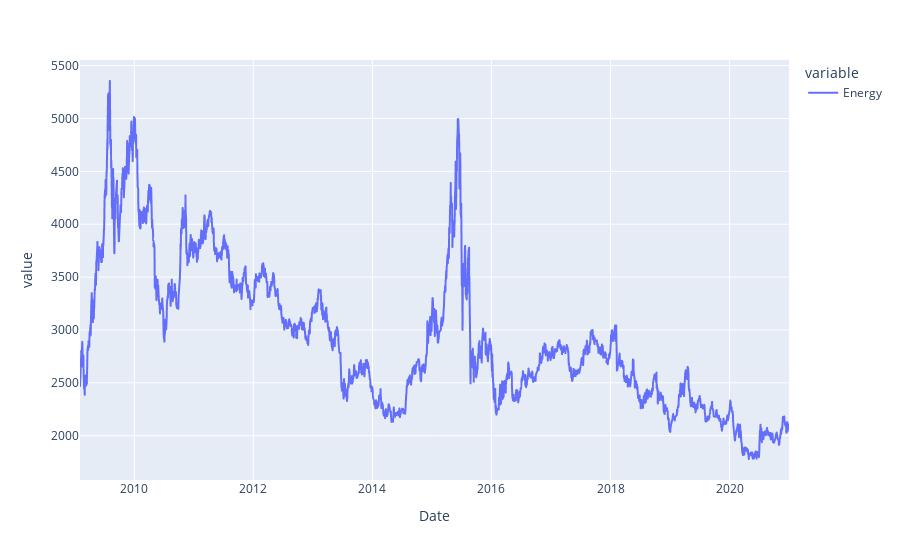

Write notebook code for a chart like this one.
### Code cell
px.line(industry_index['Energy'].loc['20090201':'20201231'])

### Figure 1 — Plotly figure (JSON) as saved in the notebook; plotly's stock layout.template omitted (floating-point values rounded to 4 significant figures; data arrays with more than 128 entries replaced by an {"elided": "..."} marker saying what was removed)
{"data": [{"hovertemplate": "variable=Energy<br>Date=%{x}<br>value=%{y}<extra></extra>", "legendgroup": "Energy", "line": {"color": "#636efa", "dash": "solid"}, "mode": "lines", "name": "Energy", "showlegend": true, "type": "scattergl", "x": {"elided": "2903 str values"}, "xaxis": "x", "y": {"elided": "2903 float values"}, "yaxis": "y"}], "layout": {"legend": {"title": {"text": "variable"}, "tracegroupgap": 0}, "margin": {"t": 60}, "xaxis": {"anchor": "y", "domain": [0, 1], "title": {"text": "Date"}}, "yaxis": {"anchor": "x", "domain": [0, 1], "title": {"text": "value"}}}}
